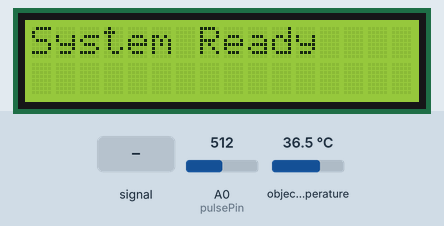
This sketch was run on a simulated Arduino Uno, built with avr-gcc and run on an emulated ATmega328P. On the bench: 16×2 character LCD. Inputs (shaded band) come from the test bench; at power-on: object temperature 36.5 °C, A0 (pulsePin) = 512. What the sketch prints to the serial monitor is not drawn.

Above: at 0.1 s.
4.3 s: object temperature set to 44 °C
At 5.95 s:
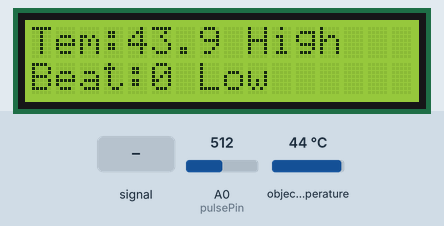
6.0 s: A0 (pulsePin) fed a 1000 Hz sine of ±255 counts around its level
At 6.8 s:
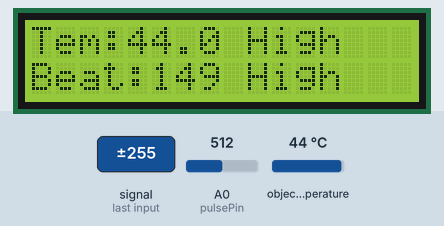
8.0 s: A0 (pulsePin) fed a 2 Hz sine of ±306 counts around its level
At 9.0 s:
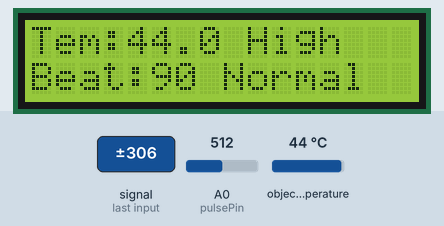
10.6 s: object temperature set to 37.9 °C
At 11.72 s:
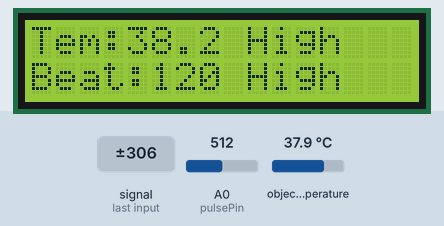
12.1 s: object temperature set to 37.2 °C
At 14.0 s:
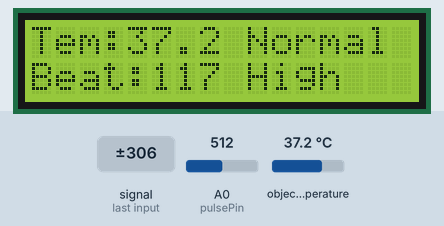
14.2 s: A0 (pulsePin) fed a 1000 Hz sine of ±255 counts around its level
At 15.4 s:
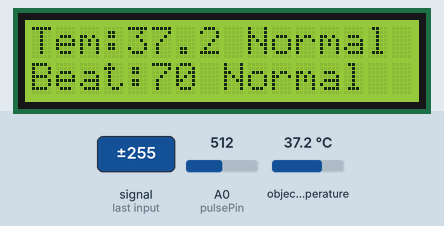
Timing chart, 0 to 17.2 s (numbered marks = the images above; inputs shaded):
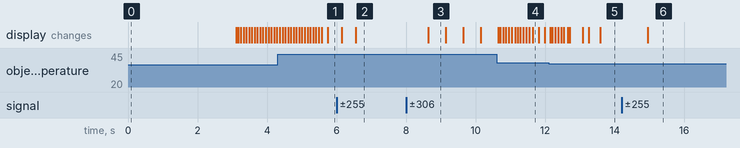

Measured:
- the behaviour switches between 37.5 and 37.4 °C on object temperature (found by bisection; images 4 and 5)
- after the input at 6.0 s, the display: first differs from a run without the input after 0.56 s (image 2)
- after the input at 8.0 s, the display: changes after 0.64 s (image 3)
- after the input at 10.6 s, the display: first changes after 0.05 s (image 4 shows a later state)
- after the input at 14.2 s, the display: changes after 0.75 s (image 6)
- what the display in image 3 shows lasts 0.5 s, from 8.6 s to 9.1 s

The sketch:

SmartHealthMonitor.ino
```cpp
#include <Wire.h>
#include <LiquidCrystal_I2C.h>
#include <Adafruit_MLX90614.h>


LiquidCrystal_I2C lcd(0x27, 16, 2);


Adafruit_MLX90614 mlx = Adafruit_MLX90614();


int pulsePin = A0;
int signal;


float tempAvg = 0;
float signalAvg = 0;


int BPM = 0;
int lastValidBPM = 0;

unsigned long lastBeatTime = 0;
int threshold = 480;


float smoothFloat(float newVal, float &avg, float alpha) {
  avg = (avg * (1 - alpha)) + (newVal * alpha);
  return avg;
}

void setup() {
  Serial.begin(9600);

  lcd.init();
  lcd.backlight();

  mlx.begin();

  lcd.setCursor(0, 0);
  lcd.print("System Ready");
  delay(3000);
  lcd.clear();
}

void loop() {


  float temp = mlx.readObjectTempC();
  temp = smoothFloat(temp, tempAvg, 0.2);


  signal = analogRead(pulsePin);
  signal = smoothFloat(signal, signalAvg, 0.4);


  static int lastSignal = 0;

  if (signal > threshold && lastSignal <= threshold) {
    unsigned long currentTime = millis();

    if (lastBeatTime != 0) {
      int interval = currentTime - lastBeatTime;

      if (interval > 300 && interval < 2000) {
        BPM = 60000 / interval;


        lastValidBPM = BPM;
      }
    }

    lastBeatTime = currentTime;
  }

  lastSignal = signal;


  if (BPM == 0) {
    BPM = lastValidBPM;
  }


  String pulseStatus;
  if (BPM >= 60 && BPM <= 100) pulseStatus = "Normal";
  else if (BPM < 60) pulseStatus = "Low";
  else pulseStatus = "High";


  String tempStatus;
  if (temp >= 36.5 && temp <= 37.5) tempStatus = "Normal";
  else if (temp < 36.5) tempStatus = "Low";
  else tempStatus = "High";


  lcd.setCursor(0, 0);
  lcd.print("Tem:");
  lcd.print(temp, 1);
  lcd.print(" ");
  lcd.print(tempStatus);
  lcd.print("   ");

  lcd.setCursor(0, 1);
  lcd.print("Beat:");
  lcd.print(BPM);
  lcd.print(" ");
  lcd.print(pulseStatus);
  lcd.print("   ");


  Serial.print("Temp: ");
  Serial.print(temp);
  Serial.print(" | BPM: ");
  Serial.print(BPM);
  Serial.print(" | Signal: ");
  Serial.println(signal);

  delay(50);
}
```
